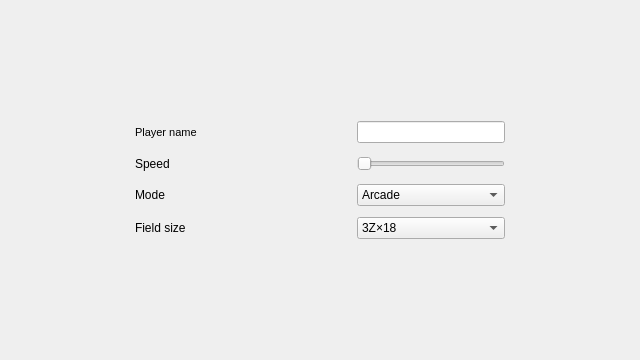
<?xml version="1.0" encoding="UTF-8"?>
<ui version="4.0">
 <class>page_configuration</class>
 <widget class="QWidget" name="page_configuration">
  <property name="geometry">
   <rect>
    <x>0</x>
    <y>0</y>
    <width>640</width>
    <height>360</height>
   </rect>
  </property>
  <property name="windowTitle">
   <string>Form</string>
  </property>
  <property name="styleSheet">
   <string notr="true"/>
  </property>
  <layout class="QGridLayout" name="gridLayout">
   <item row="0" column="0">
    <layout class="QVBoxLayout" name="verticalLayout_2" stretch="3,4,8,4,3">
     <item>
      <layout class="QHBoxLayout" name="horizontalLayout_6" stretch="2,7">
       <item>
        <widget class="QPushButton" name="pushButton_menu">
         <property name="sizePolicy">
          <sizepolicy hsizetype="Minimum" vsizetype="Minimum">
           <horstretch>0</horstretch>
           <verstretch>0</verstretch>
          </sizepolicy>
         </property>
         <property name="iconSize">
          <size>
           <width>100</width>
           <height>40</height>
          </size>
         </property>
         <property name="flat">
          <bool>true</bool>
         </property>
        </widget>
       </item>
       <item>
        <spacer name="horizontalSpacer_5">
         <property name="orientation">
          <enum>Qt::Horizontal</enum>
         </property>
         <property name="sizeHint" stdset="0">
          <size>
           <width>40</width>
           <height>20</height>
          </size>
         </property>
        </spacer>
       </item>
      </layout>
     </item>
     <item>
      <spacer name="verticalSpacer_2">
       <property name="orientation">
        <enum>Qt::Vertical</enum>
       </property>
       <property name="sizeHint" stdset="0">
        <size>
         <width>20</width>
         <height>40</height>
        </size>
       </property>
      </spacer>
     </item>
     <item>
      <layout class="QHBoxLayout" name="horizontalLayout_7" stretch="1,3,1">
       <item>
        <spacer name="horizontalSpacer_8">
         <property name="orientation">
          <enum>Qt::Horizontal</enum>
         </property>
         <property name="sizeHint" stdset="0">
          <size>
           <width>40</width>
           <height>20</height>
          </size>
         </property>
        </spacer>
       </item>
       <item>
        <layout class="QVBoxLayout" name="verticalLayout" stretch="3,1,3,1,3,1,3">
         <property name="spacing">
          <number>0</number>
         </property>
         <item>
          <layout class="QHBoxLayout" name="horizontalLayout" stretch="2,1,2">
           <item>
            <widget class="QLabel" name="Player_name">
             <property name="font">
              <font>
               <pointsize>8</pointsize>
              </font>
             </property>
             <property name="frameShape">
              <enum>QFrame::NoFrame</enum>
             </property>
             <property name="lineWidth">
              <number>1</number>
             </property>
             <property name="midLineWidth">
              <number>0</number>
             </property>
             <property name="text">
              <string>Player name</string>
             </property>
             <property name="textFormat">
              <enum>Qt::AutoText</enum>
             </property>
             <property name="scaledContents">
              <bool>false</bool>
             </property>
             <property name="alignment">
              <set>Qt::AlignLeading|Qt::AlignLeft|Qt::AlignVCenter</set>
             </property>
             <property name="indent">
              <number>-1</number>
             </property>
            </widget>
           </item>
           <item>
            <spacer name="horizontalSpacer">
             <property name="orientation">
              <enum>Qt::Horizontal</enum>
             </property>
             <property name="sizeHint" stdset="0">
              <size>
               <width>40</width>
               <height>20</height>
              </size>
             </property>
            </spacer>
           </item>
           <item>
            <widget class="QLineEdit" name="lineEdit_playerName">
             <property name="sizePolicy">
              <sizepolicy hsizetype="Expanding" vsizetype="Fixed">
               <horstretch>0</horstretch>
               <verstretch>0</verstretch>
              </sizepolicy>
             </property>
             <property name="maxLength">
              <number>18</number>
             </property>
            </widget>
           </item>
          </layout>
         </item>
         <item>
          <spacer name="verticalSpacer_3">
           <property name="orientation">
            <enum>Qt::Vertical</enum>
           </property>
           <property name="sizeHint" stdset="0">
            <size>
             <width>20</width>
             <height>40</height>
            </size>
           </property>
          </spacer>
         </item>
         <item>
          <layout class="QHBoxLayout" name="horizontalLayout_2" stretch="2,1,2">
           <item>
            <widget class="QLabel" name="Speed">
             <property name="text">
              <string>Speed</string>
             </property>
            </widget>
           </item>
           <item>
            <spacer name="horizontalSpacer_2">
             <property name="orientation">
              <enum>Qt::Horizontal</enum>
             </property>
             <property name="sizeHint" stdset="0">
              <size>
               <width>40</width>
               <height>20</height>
              </size>
             </property>
            </spacer>
           </item>
           <item>
            <widget class="QSlider" name="hSlider_speed">
             <property name="styleSheet">
              <string notr="true"/>
             </property>
             <property name="minimum">
              <number>6</number>
             </property>
             <property name="maximum">
              <number>40</number>
             </property>
             <property name="singleStep">
              <number>2</number>
             </property>
             <property name="orientation">
              <enum>Qt::Horizontal</enum>
             </property>
            </widget>
           </item>
          </layout>
         </item>
         <item>
          <spacer name="verticalSpacer_4">
           <property name="orientation">
            <enum>Qt::Vertical</enum>
           </property>
           <property name="sizeHint" stdset="0">
            <size>
             <width>20</width>
             <height>40</height>
            </size>
           </property>
          </spacer>
         </item>
         <item>
          <layout class="QHBoxLayout" name="horizontalLayout_3" stretch="2,1,2">
           <item>
            <widget class="QLabel" name="Mode">
             <property name="text">
              <string>Mode</string>
             </property>
            </widget>
           </item>
           <item>
            <spacer name="horizontalSpacer_3">
             <property name="orientation">
              <enum>Qt::Horizontal</enum>
             </property>
             <property name="sizeHint" stdset="0">
              <size>
               <width>40</width>
               <height>20</height>
              </size>
             </property>
            </spacer>
           </item>
           <item>
            <widget class="QComboBox" name="comboBox_gameMode">
             <property name="sizePolicy">
              <sizepolicy hsizetype="Preferred" vsizetype="Fixed">
               <horstretch>0</horstretch>
               <verstretch>0</verstretch>
              </sizepolicy>
             </property>
             <item>
              <property name="text">
               <string>Arcade</string>
              </property>
             </item>
             <item>
              <property name="text">
               <string>Free</string>
              </property>
             </item>
            </widget>
           </item>
          </layout>
         </item>
         <item>
          <spacer name="verticalSpacer_5">
           <property name="orientation">
            <enum>Qt::Vertical</enum>
           </property>
           <property name="sizeHint" stdset="0">
            <size>
             <width>20</width>
             <height>40</height>
            </size>
           </property>
          </spacer>
         </item>
         <item>
          <layout class="QHBoxLayout" name="horizontalLayout_4" stretch="2,1,2">
           <item>
            <widget class="QLabel" name="Field_Size">
             <property name="text">
              <string>Field size</string>
             </property>
            </widget>
           </item>
           <item>
            <spacer name="horizontalSpacer_4">
             <property name="orientation">
              <enum>Qt::Horizontal</enum>
             </property>
             <property name="sizeHint" stdset="0">
              <size>
               <width>40</width>
               <height>20</height>
              </size>
             </property>
            </spacer>
           </item>
           <item>
            <widget class="QComboBox" name="comboBox_fieldSize">
             <property name="sizePolicy">
              <sizepolicy hsizetype="Preferred" vsizetype="Fixed">
               <horstretch>0</horstretch>
               <verstretch>0</verstretch>
              </sizepolicy>
             </property>
             <item>
              <property name="text">
               <string>3Z×18</string>
              </property>
             </item>
             <item>
              <property name="text">
               <string>48×Z7</string>
              </property>
             </item>
             <item>
              <property name="text">
               <string>64×36</string>
              </property>
             </item>
            </widget>
           </item>
          </layout>
         </item>
        </layout>
       </item>
       <item>
        <spacer name="horizontalSpacer_9">
         <property name="orientation">
          <enum>Qt::Horizontal</enum>
         </property>
         <property name="sizeHint" stdset="0">
          <size>
           <width>40</width>
           <height>20</height>
          </size>
         </property>
        </spacer>
       </item>
      </layout>
     </item>
     <item>
      <spacer name="verticalSpacer">
       <property name="orientation">
        <enum>Qt::Vertical</enum>
       </property>
       <property name="sizeHint" stdset="0">
        <size>
         <width>20</width>
         <height>40</height>
        </size>
       </property>
      </spacer>
     </item>
     <item>
      <layout class="QHBoxLayout" name="horizontalLayout_5" stretch="10,6,10">
       <item>
        <spacer name="horizontalSpacer_6">
         <property name="orientation">
          <enum>Qt::Horizontal</enum>
         </property>
         <property name="sizeHint" stdset="0">
          <size>
           <width>40</width>
           <height>20</height>
          </size>
         </property>
        </spacer>
       </item>
       <item>
        <widget class="QPushButton" name="pushButton_startGame">
         <property name="sizePolicy">
          <sizepolicy hsizetype="Minimum" vsizetype="Minimum">
           <horstretch>0</horstretch>
           <verstretch>0</verstretch>
          </sizepolicy>
         </property>
         <property name="iconSize">
          <size>
           <width>100</width>
           <height>40</height>
          </size>
         </property>
         <property name="flat">
          <bool>true</bool>
         </property>
        </widget>
       </item>
       <item>
        <spacer name="horizontalSpacer_7">
         <property name="orientation">
          <enum>Qt::Horizontal</enum>
         </property>
         <property name="sizeHint" stdset="0">
          <size>
           <width>40</width>
           <height>20</height>
          </size>
         </property>
        </spacer>
       </item>
      </layout>
     </item>
    </layout>
   </item>
  </layout>
 </widget>
 <resources/>
 <connections/>
</ui>
